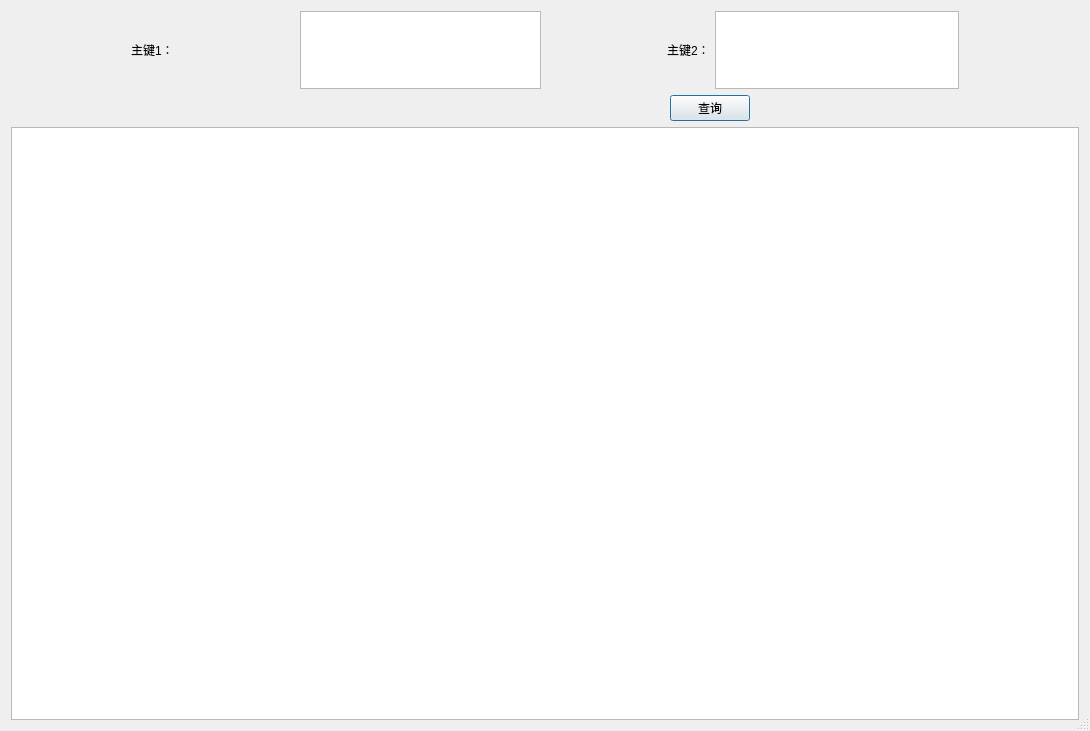
<?xml version="1.0" encoding="UTF-8"?>
<ui version="4.0">
 <class>Dialog</class>
 <widget class="QDialog" name="Dialog">
  <property name="geometry">
   <rect>
    <x>0</x>
    <y>0</y>
    <width>1090</width>
    <height>731</height>
   </rect>
  </property>
  <property name="minimumSize">
   <size>
    <width>1090</width>
    <height>0</height>
   </size>
  </property>
  <property name="windowTitle">
   <string>Dialog</string>
  </property>
  <property name="sizeGripEnabled">
   <bool>true</bool>
  </property>
  <layout class="QGridLayout" name="gridLayout">
   <item row="0" column="0">
    <layout class="QHBoxLayout" name="horizontalLayout">
     <item>
      <spacer name="horizontalSpacer">
       <property name="orientation">
        <enum>Qt::Horizontal</enum>
       </property>
       <property name="sizeHint" stdset="0">
        <size>
         <width>40</width>
         <height>20</height>
        </size>
       </property>
      </spacer>
     </item>
     <item>
      <widget class="QLabel" name="label">
       <property name="minimumSize">
        <size>
         <width>42</width>
         <height>78</height>
        </size>
       </property>
       <property name="maximumSize">
        <size>
         <width>42</width>
         <height>78</height>
        </size>
       </property>
       <property name="text">
        <string>主键1：</string>
       </property>
      </widget>
     </item>
     <item>
      <spacer name="horizontalSpacer_2">
       <property name="orientation">
        <enum>Qt::Horizontal</enum>
       </property>
       <property name="sizeHint" stdset="0">
        <size>
         <width>40</width>
         <height>20</height>
        </size>
       </property>
      </spacer>
     </item>
     <item>
      <widget class="QPlainTextEdit" name="plainTextEdit">
       <property name="maximumSize">
        <size>
         <width>241</width>
         <height>78</height>
        </size>
       </property>
      </widget>
     </item>
     <item>
      <spacer name="horizontalSpacer_3">
       <property name="orientation">
        <enum>Qt::Horizontal</enum>
       </property>
       <property name="sizeHint" stdset="0">
        <size>
         <width>40</width>
         <height>20</height>
        </size>
       </property>
      </spacer>
     </item>
     <item>
      <widget class="QLabel" name="label_2">
       <property name="minimumSize">
        <size>
         <width>42</width>
         <height>78</height>
        </size>
       </property>
       <property name="maximumSize">
        <size>
         <width>42</width>
         <height>78</height>
        </size>
       </property>
       <property name="text">
        <string>主键2：</string>
       </property>
      </widget>
     </item>
     <item>
      <widget class="QPlainTextEdit" name="plainTextEdit_2">
       <property name="maximumSize">
        <size>
         <width>244</width>
         <height>78</height>
        </size>
       </property>
      </widget>
     </item>
     <item>
      <spacer name="horizontalSpacer_7">
       <property name="orientation">
        <enum>Qt::Horizontal</enum>
       </property>
       <property name="sizeHint" stdset="0">
        <size>
         <width>40</width>
         <height>20</height>
        </size>
       </property>
      </spacer>
     </item>
    </layout>
   </item>
   <item row="1" column="0">
    <layout class="QHBoxLayout" name="horizontalLayout_2">
     <item>
      <spacer name="horizontalSpacer_4">
       <property name="orientation">
        <enum>Qt::Horizontal</enum>
       </property>
       <property name="sizeHint" stdset="0">
        <size>
         <width>40</width>
         <height>20</height>
        </size>
       </property>
      </spacer>
     </item>
     <item>
      <spacer name="horizontalSpacer_5">
       <property name="orientation">
        <enum>Qt::Horizontal</enum>
       </property>
       <property name="sizeHint" stdset="0">
        <size>
         <width>40</width>
         <height>20</height>
        </size>
       </property>
      </spacer>
     </item>
     <item>
      <widget class="QPushButton" name="pushButton">
       <property name="text">
        <string>查询</string>
       </property>
      </widget>
     </item>
     <item>
      <spacer name="horizontalSpacer_6">
       <property name="orientation">
        <enum>Qt::Horizontal</enum>
       </property>
       <property name="sizeHint" stdset="0">
        <size>
         <width>40</width>
         <height>20</height>
        </size>
       </property>
      </spacer>
     </item>
    </layout>
   </item>
   <item row="2" column="0">
    <widget class="QTableWidget" name="tableWidget">
     <property name="minimumSize">
      <size>
       <width>990</width>
       <height>361</height>
      </size>
     </property>
    </widget>
   </item>
  </layout>
 </widget>
 <resources/>
 <connections/>
</ui>
